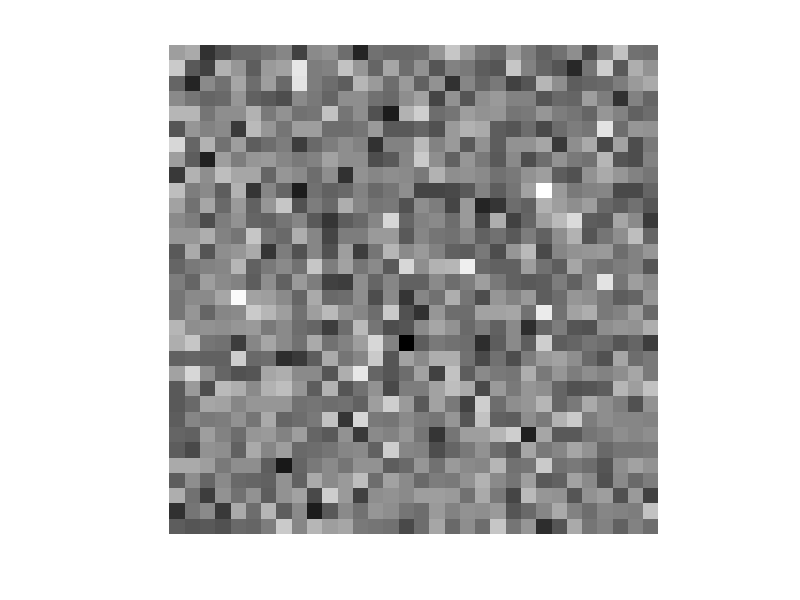
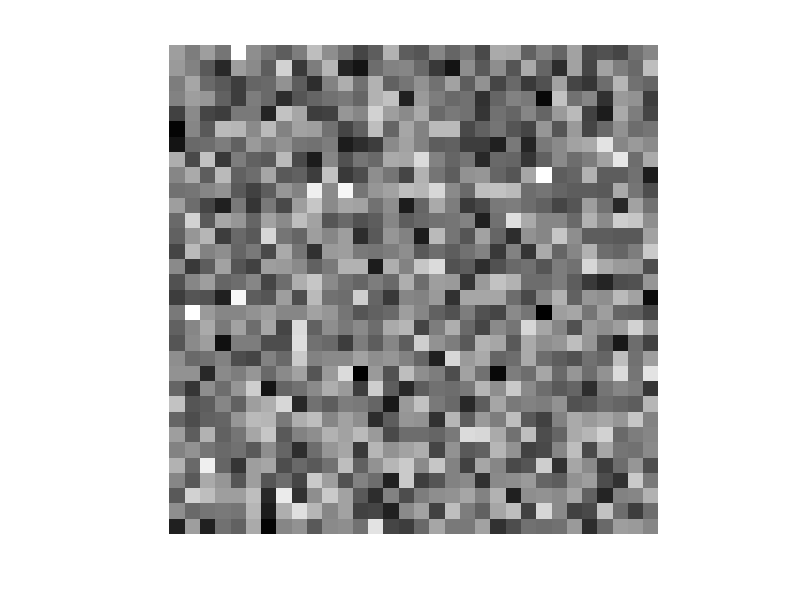
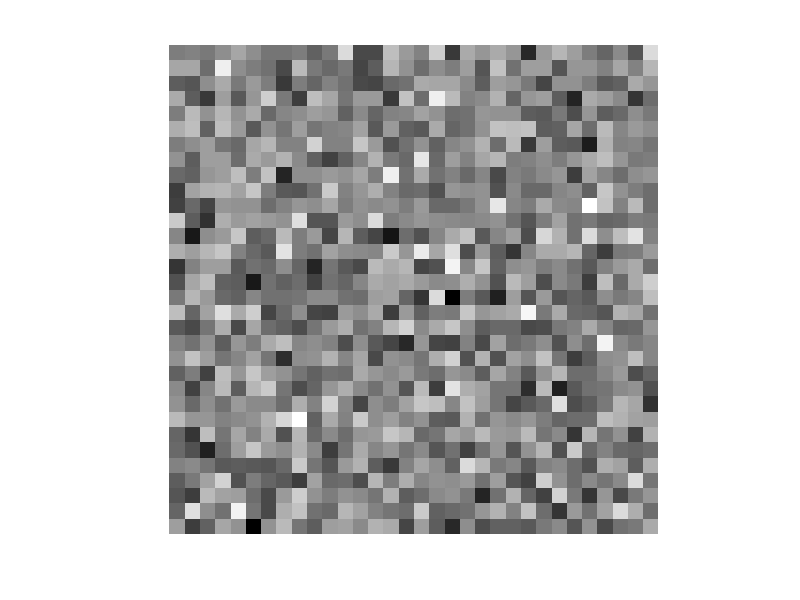
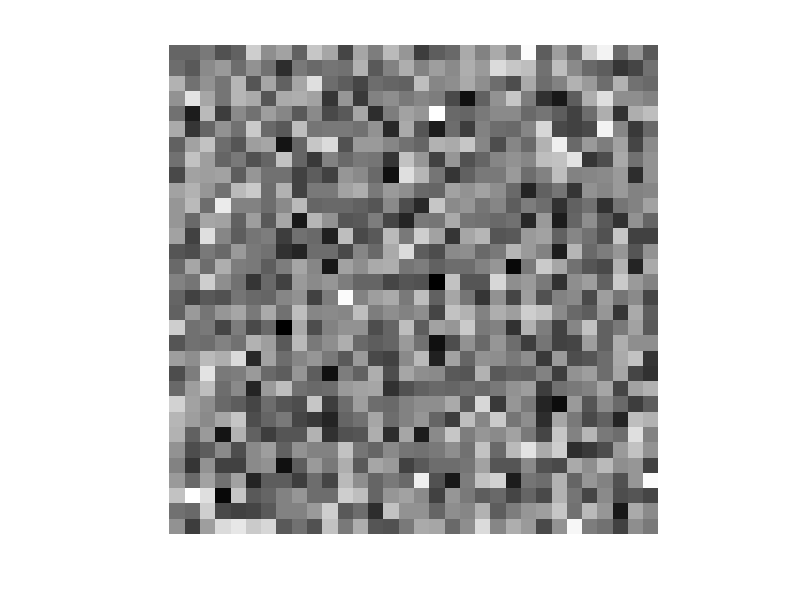

MATLAB code for these plots, in order:

m = load('10_426_1542277946.mat');
m = cell2mat( struct2cell( m ));

p = m(:,1:1024);
k1 = p(1,:);
k2 = p(2,:);
k3 = p(3,:);
k4 = p(4,:);


k1 = reshape(k1,32,32)';
k2 = reshape(k2,32,32)';
k3 = reshape(k3,32,32)';
k4 = reshape(k4,32,32)';

k1 = k1 - min(k1(:));
k1 = k1 ./ max(k1(:)); % *

k2 = k2 - min(k2(:));
k2 = k2 ./ max(k2(:)); % *

k3 = k3 - min(k3(:));
k3 = k3 ./ max(k3(:)); % *

k4 = k4 - min(k4(:));
k4 = k4 ./ max(k4(:)); % *

figure;
imshow(k1);
figure;
imshow(k2);
figure;
imshow(k3);
figure;
imshow(k4);